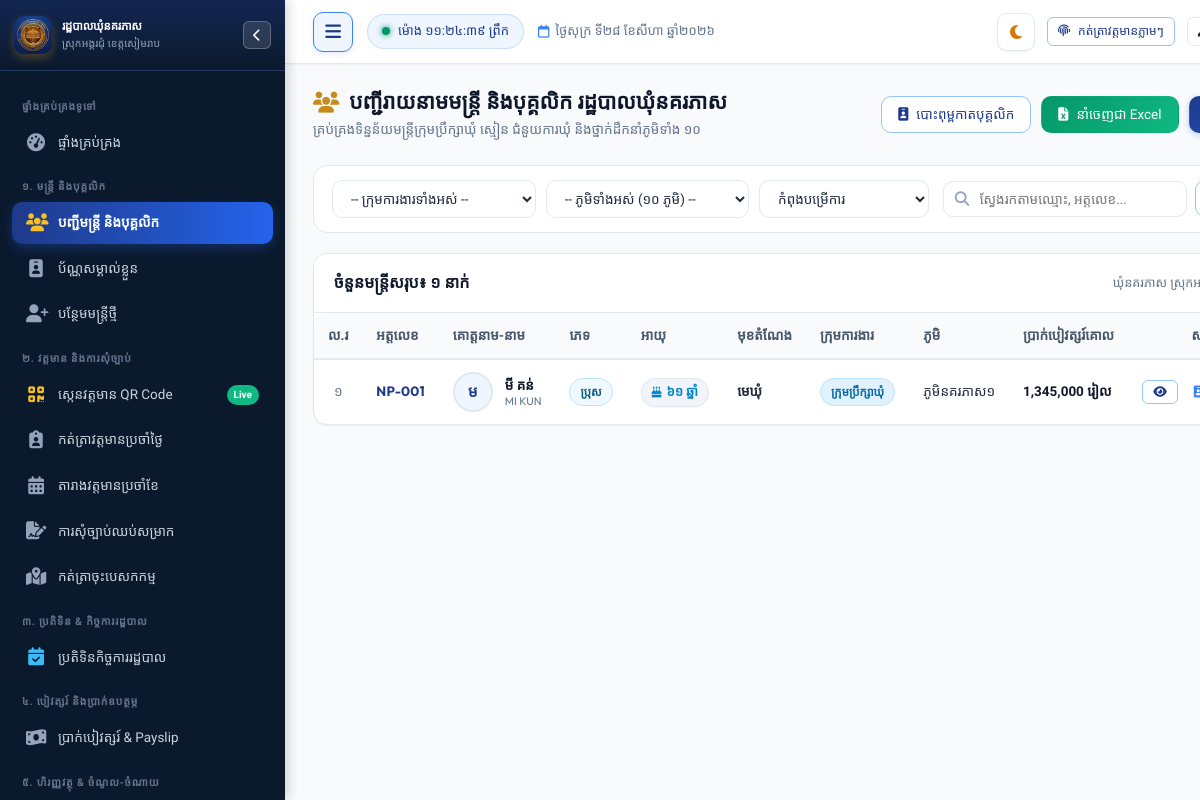
Page /staff (signed in) on the committed database.
### tables this page shows
CREATE TABLE staff (
        id INTEGER PRIMARY KEY AUTOINCREMENT,
        officer_code TEXT UNIQUE NOT NULL,
        name_kh TEXT NOT NULL,
        name_en TEXT NOT NULL,
        gender TEXT NOT NULL, -- 'ប្រុស', 'ស្រី'
        dob TEXT NOT NULL,
        national_id TEXT,
        phone TEXT,
        email TEXT,
        village TEXT NOT NULL,
        commune TEXT DEFAULT 'នគរភាស',
        district TEXT DEFAULT 'វ៉ារិន',
        province TEXT DEFAULT 'សៀមរាប',
        address TEXT,
        category TEXT NOT NULL, -- 'council', 'clerk', 'contract', 'village'
        position_title_kh TEXT NOT NULL,
        position_title_en TEXT,
        cadre_level TEXT, -- កម្រិតក្របខណ្ឌ
        appointment_date TEXT,
        contract_end_date TEXT,
        base_salary REAL DEFAULT 0,
        position_allowance REAL DEFAULT 0,
        family_allowance REAL DEFAULT 0,
        education_level TEXT,
        photo TEXT,
        status TEXT DEFAULT 'active', -- 'active', 'resigned', 'retired', 'suspended'
        emergency_contact TEXT,
        notes TEXT,
        created_at TIMESTAMP DEFAULT CURRENT_TIMESTAMP,
        updated_at TIMESTAMP DEFAULT CURRENT_TIMESTAMP
    );

### app.py (the view)
@app.route("/staff")
@login_required
def staff_list():
    category = request.args.get("category", "").strip()
    village = request.args.get("village", "").strip()
    search = request.args.get("q", "").strip()
    status = request.args.get("status", "active").strip()
    conn = get_db()
    cursor = conn.cursor()
    query = "SELECT * FROM staff WHERE 1=1"
    params = []
    if status and status != "all":
        query += " AND status = ?"
        params.append(status)
    if category and category in STAFF_CATEGORIES:
        query += " AND category = ?"
        params.append(category)
    if village:
        query += " AND village = ?"
        params.append(village)
    if search:
        query += " AND (name_kh LIKE ? OR name_en LIKE ? OR officer_code LIKE ? OR phone LIKE ? OR position_title_kh LIKE ?)"
        pattern = f"%{search}%"
        params.extend([pattern, pattern, pattern, pattern, pattern])
    query += " ORDER BY CASE category WHEN 'council' THEN 1 WHEN 'clerk' THEN 2 WHEN 'contract' THEN 3 ELSE 4 END, id"
    cursor.execute(query, params)
    staff_rows = cursor.fetchall()
    cursor.execute("SELECT village_name_kh FROM villages ORDER BY id")
    village_list = [r["village_name_kh"] if (hasattr(r, "get") and r.get("village_name_kh")) else (r[0] if len(r) > 0 else "") for r in cursor.fetchall()]
    conn.close()
    return render_template(
        "staff/list.html",
        staff_rows=staff_rows,
        selected_category=category,
        selected_village=village,
        selected_status=status,
        search_query=search,
        village_list=village_list
    )

### app.py (called while the page is built, shortened)
@app.teardown_appcontext
def teardown_db(exception=None):
    close_db_connection(exception)

@app.after_request
def add_cache_headers(response):
    if request.path.startswith('/static/css') or request.path.startswith('/static/js'):
        response.headers['Cache-Control'] = 'no-cache, must-revalidate'
    elif request.path.startswith('/static') or request.path == '/favicon.ico':
        response.headers['Cache-Control'] = 'public, max-age=86400'
    return response

@app.before_request
def ensure_database_ready():
    if request.path.startswith('/static') or request.path == '/favicon.ico':
        return

@app.template_filter("kh_num")
def kh_num_filter(val):
    return to_khmer_num(val)

@app.template_filter("currency")
def currency_filter(val, curr="រៀល"):
    return format_currency(val, curr)

@app.template_filter("age")
def age_filter(dob):
    return calculate_age(dob)

@app.template_filter("kh_age")
def kh_age_filter(dob, suffix=True):
    return format_khmer_age(dob, suffix=suffix)

### database.py (called while the page is built, shortened)
def _raw_create_connection():
    conn = sqlite3.connect(DB_PATH)
    conn.row_factory = sqlite3.Row
    conn.execute("PRAGMA foreign_keys = ON")
    conn.execute("PRAGMA journal_mode = WAL")
    conn.execute("PRAGMA synchronous = NORMAL")
    conn.execute("PRAGMA cache_size = -64000")
    return SqliteConnectionWrapper(conn)

def get_db():
    global _DB_SCHEMA_INITIALIZED
    conn = None
    try:
        from flask import g, has_request_context
        if has_request_context():
            if not hasattr(g, 'db') or g.db is None:
                g.db = _raw_create_connection()
            conn = g.db
    except ImportError:
        pass
    if conn is None:
        conn = _raw_create_connection()
    if not _DB_SCHEMA_INITIALIZED:
        _DB_SCHEMA_INITIALIZED = True
        try:
            init_db(conn)
        except Exception as e:
            print(f"[Auto Schema Init Notice] {e}")
    return conn

def close_db_connection(e=None):
    try:
        from flask import g, has_request_context
        if has_request_context():
            db = getattr(g, 'db', None)
            if db is not None:
                g.db = None
                db._real_close()
    except ImportError:
        pass

    def cursor(self):
        return self._conn.cursor()

### utils/helpers.py (called while the page is built)
def format_khmer_age(dob_val, suffix=True):
    age = calculate_age(dob_val)
    if age is None:
        return "-"
    kh_num = to_khmer_num(age)
    return f"{kh_num} ឆ្នាំ" if suffix else kh_num

### templates/staff/list.html (shortened to what this page needs)
{% extends "base.html" %}
{% block content %}
<div class="page-header">
  <div class="page-header-title">
    <h1>
      <i class="fa-solid fa-users text-gold"></i>
      <span>បញ្ជីរាយនាមមន្ត្រី និងបុគ្គលិក រដ្ឋបាលឃុំនគរភាស</span>
    </h1>
    <p>គ្រប់គ្រងទិន្នន័យមន្ត្រីក្រុមប្រឹក្សាឃុំ ស្មៀន ជំនួយការឃុំ និងថ្នាក់ដឹកនាំភូមិទាំង ១០</p>
  </div>
  <div class="page-actions">
    <a href="{{ url_for('staff_id_cards_batch') }}" class="btn btn-outline-primary">
      <i class="fa-solid fa-id-badge"></i>
      <span>បោះពុម្ពកាតបុគ្គលិក</span>
    </a>
    <a href="{{ url_for('export_staff_excel_route', category=selected_category) }}" class="btn btn-success">
      <i class="fa-solid fa-file-excel"></i>
      <span>នាំចេញជា Excel</span>
    </a>
    {% if session.role in ['admin', 'clerk'] %}
    <a href="{{ url_for('staff_create') }}" class="btn btn-primary">
    </a>
    {% endif %}
  </div>
</div>
<form method="GET" action="{{ url_for('staff_list') }}" class="filter-toolbar">
  <div class="filter-group-row">
    <select name="category" class="form-select" onchange="this.form.submit()" title="ជ្រើសរើសក្រុមការងារ">
      <option value="">-- ក្រុមការងារទាំងអស់ --</option>
    </select>
    <select name="village" class="form-select" onchange="this.form.submit()" title="ជ្រើសរើសភូមិ">
      <option value="">-- ភូមិទាំងអស់ (១០ ភូមិ) --</option>
    </select>
    <select name="status" class="form-select" onchange="this.form.submit()" title="ជ្រើសរើសស្ថានភាព">
      <option value="active" {% if selected_status == 'active' %}selected{% endif %}>កំពុងបម្រើការ</option>
    </select>
  </div>
  <div class="filter-search-group">
    <div class="search-input-wrapper">
      <i class="fa-solid fa-magnifying-glass search-icon"></i>
      <input type="text" name="q" value="{{ search_query }}" class="form-control" placeholder="ស្វែងរកតាមឈ្មោះ, អត្តលេខ...">
    </div>
    <button type="submit" class="btn btn-outline-primary">
    </button>
  </div>
</form>
<div class="card">
  <div class="card-header">
    <div class="card-title">
      <span>ចំនួនមន្ត្រីសរុប៖ <strong>{{ staff_rows | length | kh_num }} នាក់</strong></span>
    </div>
    <div style="font-size: 12.5px; color: var(--text-muted);">
      ឃុំនគរភាស ស្រុកអង្គរជុំ ខេត្តសៀមរាប
    </div>
  </div>
  <div class="card-body" style="padding: 0;">
    <div class="table-responsive">
      <table class="custom-table filterable-table">
        <thead>
          <tr>
            <th style="width: 50px; text-align: center;">ល.រ</th>
            <th style="white-space: nowrap;">អត្តលេខ</th>
            <th style="white-space: nowrap;">គោត្តនាម-នាម</th>
            <th>ភេទ</th>
            <th>អាយុ</th>
            <th class="col-position">មុខតំណែង</th>
            <th>ក្រុមការងារ</th>
            <th class="col-village">ភូមិ</th>
            <th style="white-space: nowrap;">ប្រាក់បៀវត្សរ៍គោល</th>
            <th style="text-align: center; width: 140px;">សកម្មភាព</th>
          </tr>
        </thead>
        <tbody>
          {% for s in staff_rows %}
          <tr>
            <td style="text-align: center; color: var(--text-muted);">{{ loop.index | kh_num }}</td>
            <td style="white-space: nowrap;">
              <span class="officer-code-pill">{{ s.officer_code }}</span>
            </td>
            <td>
              <div class="avatar-cell">
                {% if s.photo %}
                <img src="{{ s.photo | photo_url }}" alt="{{ s.name_kh }}" class="avatar-circle" style="object-fit: cover;" onerror="this.style.display='none'; this.nextElementSibling.style.display='flex';">
                <div class="avatar-circle" style="display: none;">
                  {{ s.name_kh[:1] }}
                </div>
                {% else %}
                <div class="avatar-circle">
                  {{ s.name_kh[:1] }}
                </div>
                {% endif %}
                <div class="avatar-details">
                  <a href="{{ url_for('staff_detail', staff_id=s.id) }}" class="primary-name">
                    {{ s.name_kh }}
                  </a>
                  {% if s.name_en %}
                  <div class="sub-name font-latin">{{ s.name_en }}</div>
                  {% endif %}
                </div>
              </div>
            </td>
            <td>
              <span class="badge {% if s.gender == 'ស្រី' %}badge-purple{% else %}badge-info{% endif %}">
                {{ s.gender }}
              </span>
            </td>
            <td style="white-space: nowrap;">
              {% set staff_age = s.dob | age %}
              <span class="age-badge {% if staff_age and staff_age > 65 %}age-senior{% endif %}">
                <i class="fa-solid fa-cake-candles"></i>
                {{ s.dob | kh_age }}
              </span>
            </td>
            <td class="col-position">
              <strong>{{ s.position_title_kh }}</strong>
            </td>
            <td>
              {% set cat_info = STAFF_CATEGORIES.get(s.category, {}) %}
              <span class="badge {{ cat_info.badge_class }}">
                {{ cat_info.name_kh }}
              </span>
            </td>
            <td class="col-village" style="white-space: nowrap;">ភូមិ{{ s.village }}</td>
            <td style="white-space: nowrap;">
              <span class="salary-text">{{ s.base_salary | currency }}</span>
            </td>
            <td style="text-align: center;">
              <div style="display: flex; justify-content: center; gap: 5px;">
                <a href="{{ url_for('staff_detail', staff_id=s.id) }}" class="btn btn-sm btn-outline-primary" title="មើលប្រវត្តិរូបលម្អិត">
                  <i class="fa-solid fa-eye"></i>
                </a>
                <a href="{{ url_for('staff_id_card', staff_id=s.id) }}" target="_blank" class="btn btn-sm btn-outline-info" title="បោះពុម្ពប័ណ្ណសម្គាល់ខ្លួន (ID Card)">
                  <i class="fa-solid fa-id-badge"></i>
                </a>
              </div>
            </td>
          </tr>
          {% endfor %}
        </tbody>
      </table>
    </div>
  </div>
</div>
{% endblock %}

### rows in the picture
staff: officer_code "NP-001", name_kh "ម", name_kh "មី គន់", name_en "MI KUN", gender "ប្រុស", dob|kh_age "៦១ ឆ្នាំ", position_title_kh "មេឃុំ", name_kh "ក្រុមប្រឹក្សាឃុំ", village "នគរភាស១", base_salary "1,345,000 រៀល"

### other values in the picture
{{ today_khmer }} "ថ្ងៃសុក្រ ទី២៨ ខែសីហា ឆ្នាំ២០២៦"
{{ staff_rows | length | kh_num }} "១"
